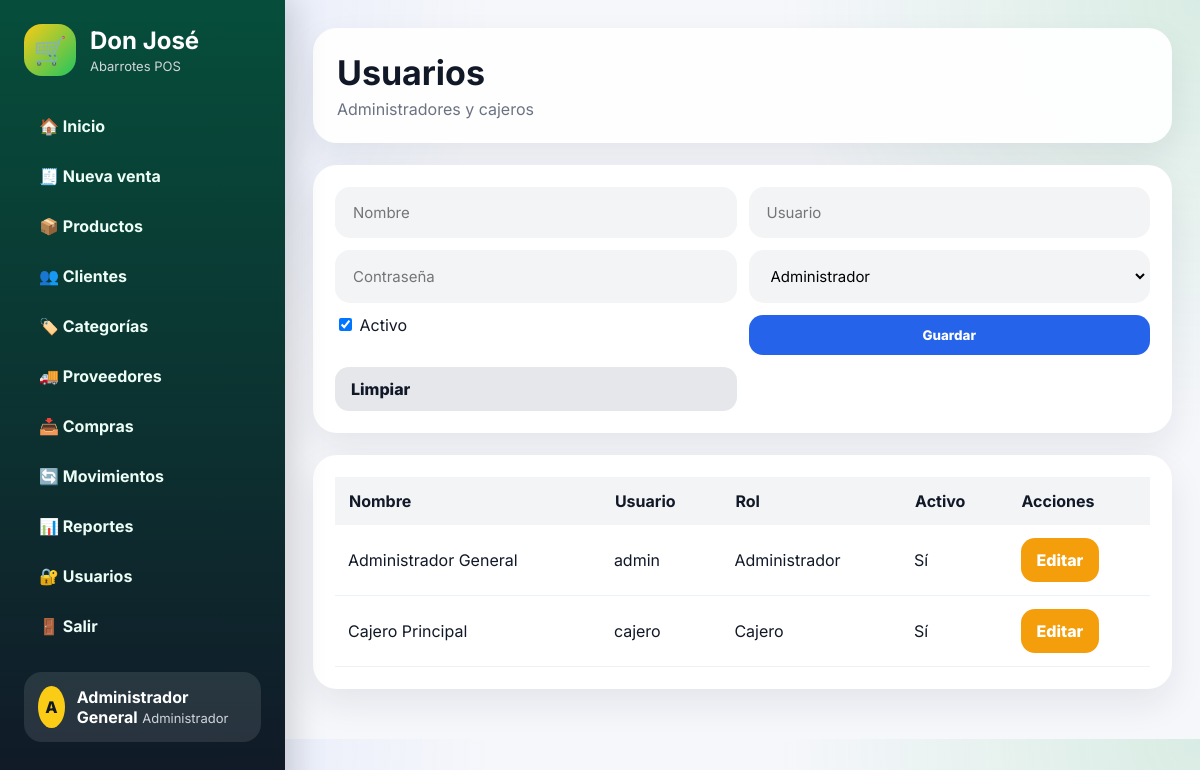
/usuarios.php (signed in), run on the app's committed database.
### tables this page shows
CREATE TABLE usuarios (
    id_usuario INT AUTO_INCREMENT PRIMARY KEY,
    nombre VARCHAR(100) NOT NULL,
    usuario VARCHAR(50) NOT NULL UNIQUE,
    password VARCHAR(100) NOT NULL,
    rol ENUM('Administrador','Cajero') NOT NULL,
    activo TINYINT NOT NULL DEFAULT 1
);

### usuarios.php (the view, shortened to what this page needs)
<?php
include "auth.php"; include "config/conexion.php";
$editar=null; if(isset($_GET["editar"])){ $id=$_GET["editar"]; $editar=$conn->query("SELECT * FROM usuarios WHERE id_usuario=$id")->fetch_assoc(); }
$datos=$conn->query("SELECT * FROM usuarios ORDER BY nombre");
?>
<!DOCTYPE html><html lang="es"><head><meta charset="UTF-8"><title>Usuarios</title><link rel="stylesheet" href="assets/css/estilos.css"></head><body><?php include "menu.php"; ?><main class="main"><header class="topbar"><div><h1>Usuarios</h1><p>Administradores y cajeros</p></div></header>
<section class="panel"><form method="POST" class="form-grid">
<input name="nombre" placeholder="Nombre" required value="<?php echo $editar["nombre"] ?? ""; ?>">
<input name="usuario" placeholder="Usuario" required value="<?php echo $editar["usuario"] ?? ""; ?>">
<input name="password" placeholder="Contraseña" required value="<?php echo $editar["password"] ?? ""; ?>">
<select name="rol"><option <?php if(($editar["rol"]??"")=="Administrador") echo "selected"; ?>>Administrador</option><option <?php if(($editar["rol"]??"")=="Cajero") echo "selected"; ?>>Cajero</option></select>
<label><input type="checkbox" name="activo" <?php if(!isset($editar["activo"]) || $editar["activo"]==1) echo "checked"; ?>> Activo</label>
<button name="guardar">Guardar</button><a class="btn-secundario" href="usuarios.php">Limpiar</a>
</form></section>
<section class="panel"><table><thead><tr><th>Nombre</th><th>Usuario</th><th>Rol</th><th>Activo</th><th>Acciones</th></tr></thead><tbody><?php while($r=$datos->fetch_assoc()){ ?><tr><td><?php echo $r["nombre"]; ?></td><td><?php echo $r["usuario"]; ?></td><td><?php echo $r["rol"]; ?></td><td><?php echo $r["activo"]?"Sí":"No"; ?></td><td><a class="btn-editar" href="?editar=<?php echo $r["id_usuario"]; ?>">Editar</a></td></tr><?php } ?></tbody></table></section>
</main></body></html>

### assets/css/estilos.css (style rules this page uses)
:root { --fondo:#f6f7fb;--oscuro:#111827;--gris:#6b7280;--borde:#e5e7eb;--azul:#2563eb;--verde:#16a34a;--rojo:#ef4444;--naranja:#f59e0b;--morado:#7c3aed;--rosa:#db2777;--sombra:0 15px 35px rgba(17,24,39,.08) }
* { box-sizing:border-box;font-family:'Inter',Arial,sans-serif }
body { margin:0;background:radial-gradient(circle at top left,rgba(37,99,235,.12),transparent 35%),radial-gradient(circle at top right,rgba(22,163,74,.13),transparent 30%),var(--fondo);color:var(--oscuro) }
.main { margin-left:285px;width:calc(100% - 285px);padding:28px }
.topbar { background:rgba(255,255,255,.94);padding:24px;border-radius:24px;box-shadow:var(--sombra);display:flex;justify-content:space-between;align-items:center;margin-bottom:22px }
.topbar h1 { margin:0;font-size:34px }
.topbar p { margin:6px 0 0;color:var(--gris) }
.panel { background:white;border-radius:24px;box-shadow:var(--sombra);padding:22px;margin-bottom:22px;overflow:auto }
button,.btn-rojo,.btn-secundario,.btn-editar,.btn-eliminar { border:none;cursor:pointer;border-radius:14px;padding:12px 16px;background:var(--azul);color:white;font-weight:800;text-decoration:none;display:inline-block }
.btn-secundario { background:#e5e7eb;color:#111827 }
.btn-editar { background:var(--naranja) }
input,select { padding:14px 16px;border:2px solid transparent;outline:none;border-radius:15px;background:#f3f4f6;font-size:15px }
.form-grid { display:grid;grid-template-columns:repeat(4,1fr);gap:12px }
table { width:100%;border-collapse:collapse }
th { background:#f3f4f6;text-align:left;padding:14px }
td { padding:13px;border-bottom:1px solid #edf2f7 }
@media (max-width:1250px) { .form-grid { grid-template-columns:1fr 1fr } }

### data on the page
usuarios: nombre "Administrador General", usuario "admin", rol "Administrador", activo "Sí"
usuarios: nombre "Cajero Principal", usuario "cajero", rol "Cajero", activo "Sí"

### other printed values
substr($_SESSION["nombre"],0,1) "A"
$_SESSION["nombre"] "Administrador General"
$_SESSION["rol"] "Administrador"
